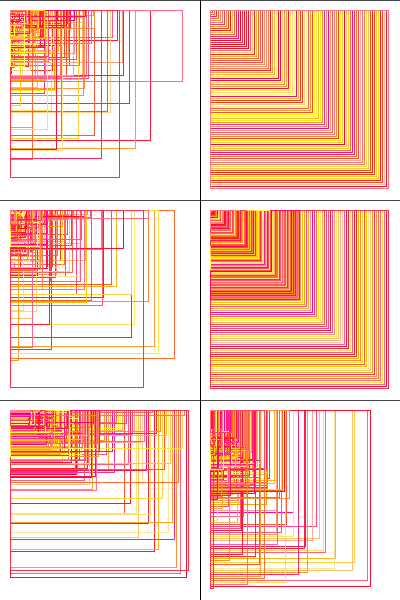
Frame 1 (no input)
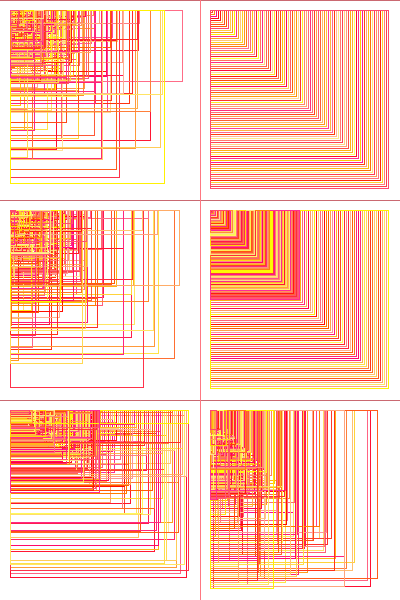
Frame 2 (the mouse pressed at the canvas centre, redrawn once)

The Processing sketch that drew these frames (run headless with seeded random() and noise(); the mouse was pressed at the canvas centre and the sketch redrawn once):

// Processing sketch: processing_13549
// ── processing_13549.pde

void setup (){
 size(400,600);
background (255);
noLoop(); 

 }

void draw(){ 
fill(0);
int fila = height/3;
for (int i=0; i<height;i+=fila){
  for (int j=0;j<width; j++){
    point (j,i);
    line(width/2,0,width/2,600);
// hasta aqui va la cudricula, aqui empezaré a ubicar y a meter la UBT y (f(UBT))
//mi UBT es el cuadrado

}
}
int  diagonal=100;
 int a= 200/diagonal;
 int b= 200;
 for (int m=0; m<180; m+=a){
    for(int n=0; n<180; n+=b){
       for(int x=1; x<10; x++){
      stroke(random(255,258),random(255), random(155));
       noFill();
     

     rect(210, 10,m,m);
    rect(210, 210,m/x,m/x);
    rect(210,410, random(m/x),(m/x));   
    rect(10,410,(m/x),random (m/x));
    rect(10,210,random (m/x),random(m/x));
    rect(10,10,random(m/x),random (m/x));
    }
 }
}
}


                
                                
